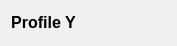
       <widget class="QWidget" name="horizontalLayoutWidget_9">
        <property name="geometry">
         <rect>
          <x>220</x>
          <y>170</y>
          <width>172</width>
          <height>31</height>
         </rect>
        </property>
        <layout class="QHBoxLayout" name="horizontalLayout_12">
         <item>
          <widget class="QLabel" name="p_label_profileX_title_3">
           <property name="text">
            <string>&lt;html&gt;&lt;head/&gt;&lt;body&gt;&lt;p align=&quot;center&quot;&gt;&lt;span style=&quot; font-size:12pt; font-weight:600;&quot;&gt;Profile Y&lt;/span&gt;&lt;/p&gt;&lt;/body&gt;&lt;/html&gt;</string>
           </property>
          </widget>
         </item>
         <item>
          <widget class="QPushButton" name="p_pushButton_profileY_start">
           <property name="minimumSize">
            <size>
             <width>24</width>
             <height>24</height>
            </size>
           </property>
           <property name="maximumSize">
            <size>
             <width>24</width>
             <height>24</height>
            </size>
           </property>
           <property name="styleSheet">
            <string notr="true">QPushButton {
background-image: url(:/images/start_button_25.png);
background-repeat: no-repeat; 
background-position: center;
border-style: raised; 
border-width: 0px;
}

QPushButton:pressed {
border-style: raised; 
border-width: 1px;
border-color: white;
}</string>
           </property>
           <property name="text">
            <string/>
           </property>
          </widget>
         </item>
         <item>
          <widget class="QPushButton" name="p_pushButton_profileY_autocenter">
           <property name="minimumSize">
            <size>
             <width>24</width>
             <height>24</height>
            </size>
           </property>
           <property name="maximumSize">
            <size>
             <width>24</width>
             <height>24</height>
            </size>
           </property>
           <property name="styleSheet">
            <string notr="true">QPushButton {
background-image: url(:/images/bullseye_25.png);
background-repeat: no-repeat; 
background-position: center;
border-radius:20px; 
border-style: raised; 
border-width: 0px;
}

QPushButton:pressed {
border-style: raised; 
border-width: 1px;
border-color: white;
}</string>
           </property>
           <property name="text">
            <string/>
           </property>
          </widget>
         </item>
         <item>
          <widget class="QPushButton" name="p_pushButton_profileY_show">
           <property name="minimumSize">
            <size>
             <width>24</width>
             <height>24</height>
            </size>
           </property>
           <property name="maximumSize">
            <size>
             <width>24</width>
             <height>24</height>
            </size>
           </property>
           <property name="styleSheet">
            <string notr="true">QPushButton {
background-image: url(:/images/visible_25.png);
background-repeat: no-repeat; 
background-position: center;
border-radius:20px; 
border-style: raised; 
border-width: 0px;
}

QPushButton:pressed {
border-style: raised; 
border-width: 1px;
border-color: white;
}</string>
           </property>
           <property name="text">
            <string/>
           </property>
          </widget>
         </item>
        </layout>
       </widget>
